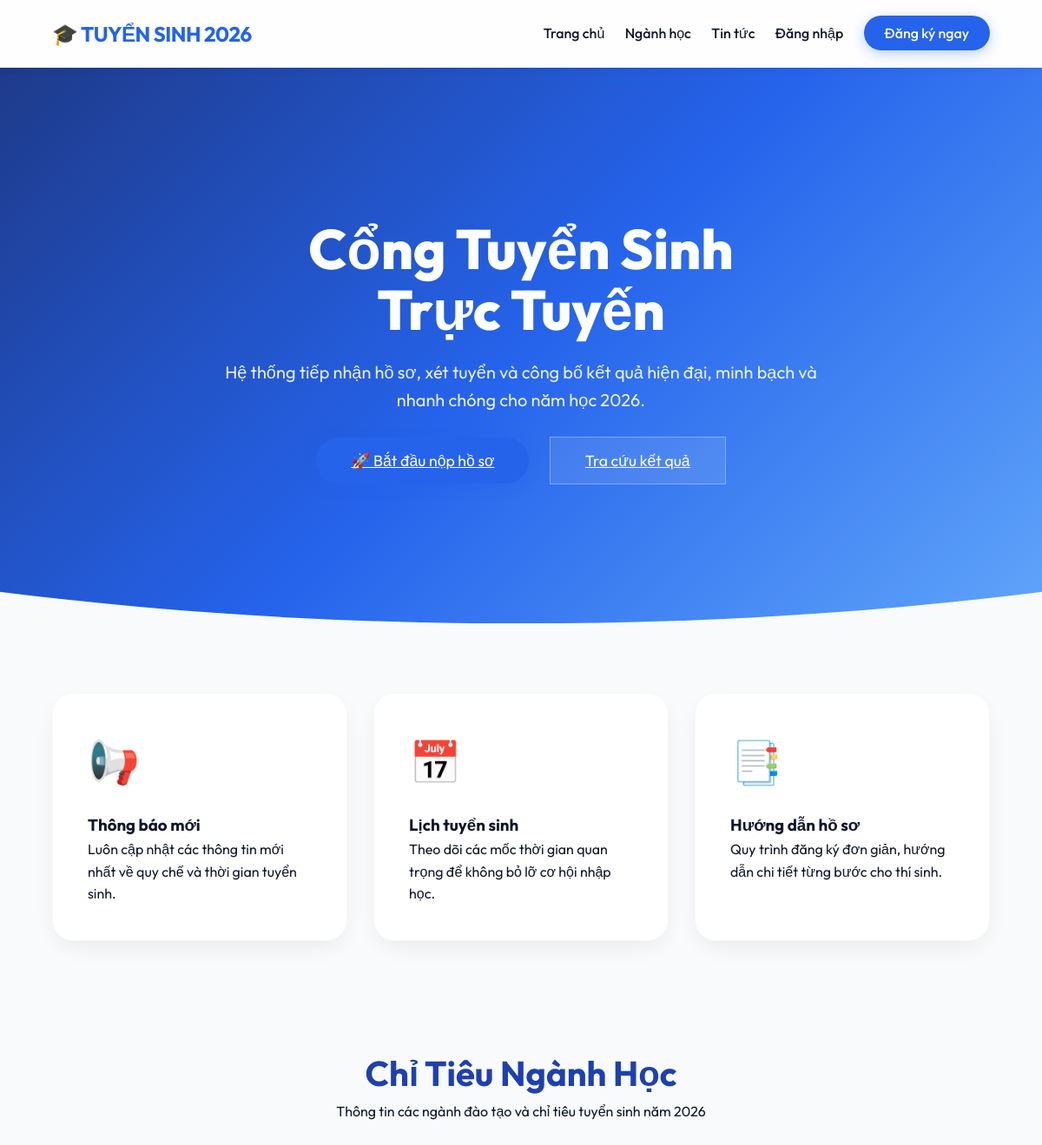
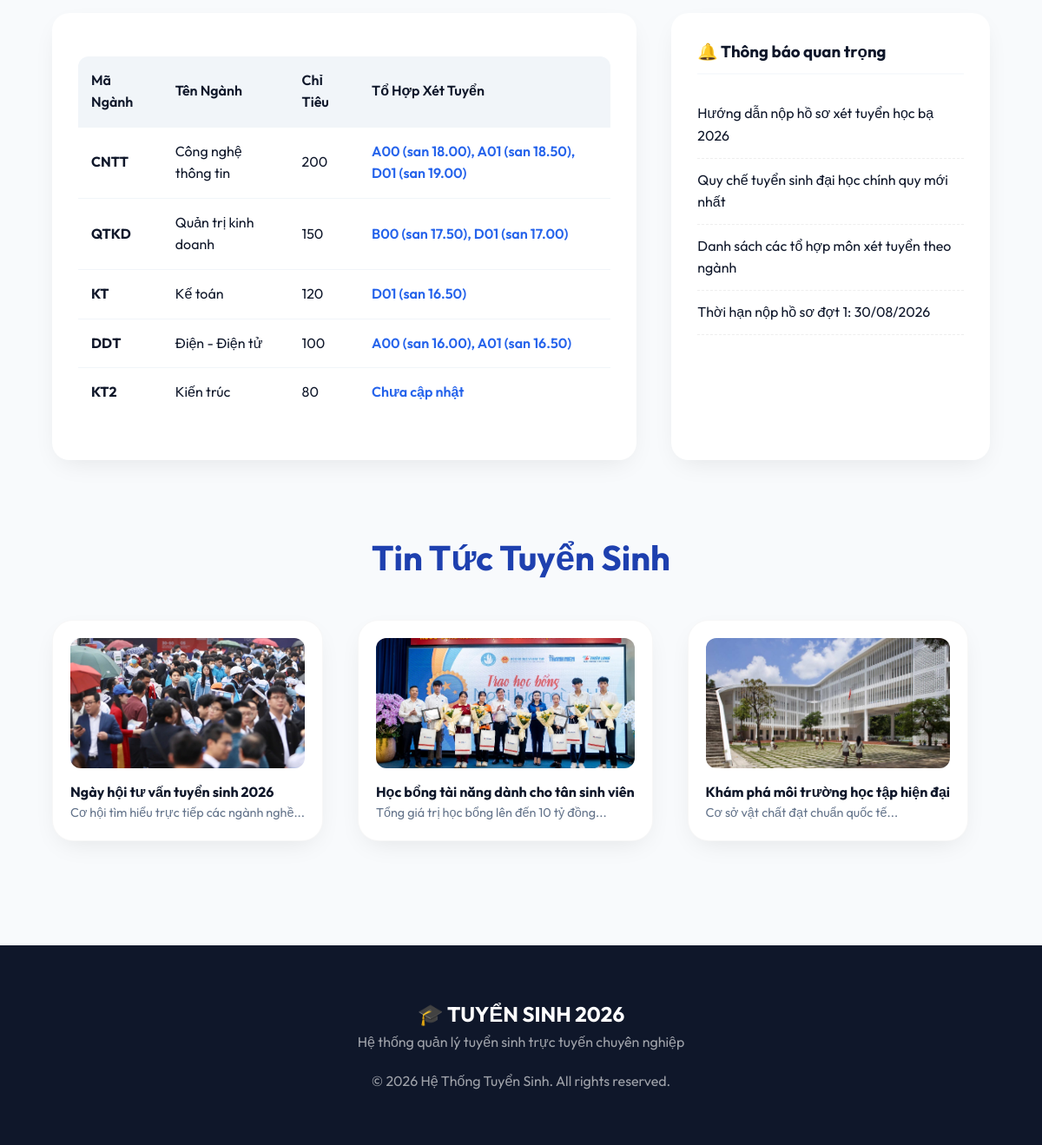
The page / on the database its author committed (2 pictures, top to bottom).
### tables this page shows
CREATE TABLE IF NOT EXISTS nganhhoc (
    id INT AUTO_INCREMENT PRIMARY KEY,
    tennganh VARCHAR(255) NOT NULL,
    ma_nganh VARCHAR(20) UNIQUE,
    chitieu INT DEFAULT 0,
    mo_ta TEXT,
    created_at TIMESTAMP DEFAULT CURRENT_TIMESTAMP
);

### index.php (the view, shortened to what this page needs)
<?php
include 'config/database.php';
?>
<!DOCTYPE html>
<html lang="vi">
<head>
    <link rel="stylesheet" href="assets/css/style.css">
</head>
<body>
    <header>
        <h1>🎓 TUYỂN SINH 2026</h1>
        <nav>
            <a href="index.php">Trang chủ</a>
            <a href="#nganh">Ngành học</a>
            <a href="#tintuc">Tin tức</a>
            <a href="login.php">Đăng nhập</a>
            <a href="controllers/user/register.php" class="btn-primary">Đăng ký ngay</a>
        </nav>
    </header>
    <section class="hero fade-in">
        <h2>Cổng Tuyển Sinh <br>Trực Tuyến</h2>
        <p>Hệ thống tiếp nhận hồ sơ, xét tuyển và công bố kết quả hiện đại, minh bạch và nhanh chóng cho năm học 2026.</p>
        <div class="hero-btns">
            <a href="controllers/user/register.php" class="btn btn-primary">🚀 Bắt đầu nộp hồ sơ</a>
            <a href="login.php" class="btn btn-secondary">Tra cứu kết quả</a>
        </div>
    </section>
    <div class="cards-grid">
        <div class="card fade-in">
            <div class="card-icon">📢</div>
            <h3>Thông báo mới</h3>
            <p>Luôn cập nhật các thông tin mới nhất về quy chế và thời gian tuyển sinh.</p>
        </div>
        <div class="card fade-in">
            <div class="card-icon">📅</div>
            <h3>Lịch tuyển sinh</h3>
            <p>Theo dõi các mốc thời gian quan trọng để không bỏ lỡ cơ hội nhập học.</p>
        </div>
        <div class="card fade-in">
            <div class="card-icon">📑</div>
            <h3>Hướng dẫn hồ sơ</h3>
            <p>Quy trình đăng ký đơn giản, hướng dẫn chi tiết từng bước cho thí sinh.</p>
        </div>
    </div>
    <section id="nganh" class="section-title">
        <h2>Chỉ Tiêu Ngành Học</h2>
        <p>Thông tin các ngành đào tạo và chỉ tiêu tuyển sinh năm 2026</p>
    </section>
    <div class="news-section" style="padding-top: 0;">
        <div class="news-box" style="flex: 2;">
            <div class="table-container">
                <table>
                    <thead>
                        <tr>
                            <th>Mã Ngành</th>
                            <th>Tên Ngành</th>
                            <th>Chỉ Tiêu</th>
                            <th>Tổ Hợp Xét Tuyển</th>
                        </tr>
                    </thead>
                    <tbody>
                        <?php
                        $sql = "SELECT n.*, GROUP_CONCAT(DISTINCT CONCAT(t.ma_tohop, ' (san ', FORMAT(c.diem_san, 2), ')') ORDER BY t.ma_tohop SEPARATOR ', ') as tohop
                                FROM nganhhoc n
                                LEFT JOIN dot_nganh_tohop c ON n.id = c.nganh_id
                                  AND c.dot_id IN (SELECT id FROM dot_tuyensinh WHERE trang_thai = 'Dang mo')
                                LEFT JOIN tohop_xettuyen t ON c.tohop_id = t.id
                                GROUP BY n.id, n.tennganh, n.ma_nganh, n.chitieu, n.mo_ta, n.created_at";
                        $result = mysqli_query($conn, $sql);
                        while($row = mysqli_fetch_assoc($result)) {
                            echo "<tr>";
                            echo "<td><strong>" . $row['ma_nganh'] . "</strong></td>";
                            echo "<td>" . $row['tennganh'] . "</td>";
                            echo "<td>" . $row['chitieu'] . "</td>";
                            echo "<td><span style='color: var(--primary); font-weight:600;'>" . ($row['tohop'] ?? 'Chưa cập nhật') . "</span></td>";
                            echo "</tr>";
                        }
                        ?>
                    </tbody>
                </table>
            </div>
        </div>
        <div class="notice-box">
            <h3>🔔 Thông báo quan trọng</h3>
            <a href="#" class="item-link">Hướng dẫn nộp hồ sơ xét tuyển học bạ 2026</a>
            <a href="#" class="item-link">Quy chế tuyển sinh đại học chính quy mới nhất</a>
            <a href="#" class="item-link">Danh sách các tổ hợp môn xét tuyển theo ngành</a>
            <a href="#" class="item-link">Thời hạn nộp hồ sơ đợt 1: 30/08/2026</a>
        </div>
    </div>
    <section id="tintuc" class="section-title">
        <h2>Tin Tức Tuyển Sinh</h2>
    </section>
    <div class="news-section" style="padding-top: 0; margin-bottom: 80px;">
    <div class="card" style="padding: 20px;">
        <div style="height: 150px; border-radius: 12px; margin-bottom: 15px; overflow: hidden;">
            <img src="assets/images/ngay-hoi-tvts-hai-duong-nguyen-khanh-3-1740881457558808668878.jpg"
                 style="width: 100%; height: 100%; object-fit: cover;">
        </div>
        <h4>Ngày hội tư vấn tuyển sinh 2026</h4>
        <p style="font-size: 0.9rem; color: var(--text-muted);">
            Cơ hội tìm hiểu trực tiếp các ngành nghề...
        </p>
    </div>
    <div class="card" style="padding: 20px;">
        <div style="height: 150px; border-radius: 12px; margin-bottom: 15px; overflow: hidden;">
            <img src="assets/images/684084-74t05053.jpg"
                 style="width: 100%; height: 100%; object-fit: cover;">
        </div>
        <h4>Học bổng tài năng dành cho tân sinh viên</h4>
        <p style="font-size: 0.9rem; color: var(--text-muted);">
            Tổng giá trị học bổng lên đến 10 tỷ đồng...
        </p>
    </div>
    <div class="card" style="padding: 20px;">
        <div style="height: 150px; border-radius: 12px; margin-bottom: 15px; overflow: hidden;">
            <img src="assets/images/truong.jpg"
                 style="width: 100%; height: 100%; object-fit: cover;">
        </div>
        <h4>Khám phá môi trường học tập hiện đại</h4>
        <p style="font-size: 0.9rem; color: var(--text-muted);">
            Cơ sở vật chất đạt chuẩn quốc tế...
        </p>
    </div>
</div>
    <footer>
        <div style="margin-bottom: 20px;">
            <h2 style="color: white;">🎓 TUYỂN SINH 2026</h2>
            <p>Hệ thống quản lý tuyển sinh trực tuyến chuyên nghiệp</p>
        </div>
        <p>© 2026 Hệ Thống Tuyển Sinh. All rights reserved.</p>
    </footer>
</body>
</html>

### assets/css/style.css (style rules this page uses)
:root { --primary: #2563eb; --primary-dark: #1e40af; --secondary: #f59e0b; --accent: #8b5cf6; --bg-light: #f8fafc; --text-main: #0f172a; --text-muted: #64748b; --glass: rgba(255, 255, 255, 0.8); --shadow: 0 10px 30px -10px rgba(0, 0, 0, 0.1); --grad: linear-gradient(135deg, #1e3a8a, #2563eb, #60a5fa); }
* { margin: 0; padding: 0; box-sizing: border-box; }
body { font-family: 'Outfit', sans-serif; background-color: var(--bg-light); color: var(--text-main); line-height: 1.6; overflow-x: hidden; }
.fade-in { animation: fadeInUp 0.8s ease forwards; }
header { background: var(--glass); backdrop-filter: blur(10px); padding: 20px 5%; display: flex; justify-content: space-between; align-items: center; position: sticky; top: 0; z-index: 1000; box-shadow: 0 4px 6px -1px rgba(0, 0, 0, 0.05); }
header h1 { font-size: 1.5rem; color: var(--primary); font-weight: 700; letter-spacing: -0.5px; }
nav a { text-decoration: none; color: var(--text-main); margin-left: 20px; font-weight: 500; transition: 0.3s; }
.btn-primary { background: var(--primary); color: white !important; padding: 10px 24px; border-radius: 50px; box-shadow: 0 4px 15px rgba(37, 99, 235, 0.3); }
.hero { min-height: 80vh; background: var(--grad); display: flex; flex-direction: column; justify-content: center; align-items: center; text-align: center; color: white; padding: 60px 20px; position: relative; clip-path: ellipse(150% 100% at 50% 0%); }
.hero h2 { font-size: 4rem; line-height: 1.1; margin-bottom: 20px; font-weight: 800; }
.hero p { font-size: 1.25rem; max-width: 700px; opacity: 0.9; margin-bottom: 40px; }
.hero-btns .btn { padding: 15px 40px; font-size: 1.1rem; margin: 10px; }
.btn-secondary { background: rgba(255, 255, 255, 0.1); color: white; border: 1px solid rgba(255, 255, 255, 0.3); backdrop-filter: blur(5px); }
.cards-grid { display: grid; grid-template-columns: repeat(auto-fit, minmax(280px, 1fr)); gap: 30px; padding: 80px 5%; }
.card { background: white; padding: 40px; border-radius: 24px; box-shadow: var(--shadow); transition: 0.4s; border: 1px solid rgba(0,0,0,0.03); }
.card-icon { font-size: 3rem; margin-bottom: 20px; display: inline-block; }
.section-title { text-align: center; padding: 40px 0; }
.section-title h2 { font-size: 2.5rem; color: var(--primary-dark); }
.news-section { padding: 40px 5%; display: flex; gap: 40px; flex-wrap: wrap; }
.news-box, .notice-box { flex: 1; min-width: 300px; background: white; padding: 30px; border-radius: 20px; box-shadow: var(--shadow); }
.news-box h3, .notice-box h3 { margin-bottom: 20px; border-bottom: 2px solid var(--bg-light); padding-bottom: 10px; }
.item-link { display: block; padding: 12px 0; text-decoration: none; color: var(--text-main); border-bottom: 1px dashed #eee; transition: 0.2s; }
footer { background: #0f172a; color: rgba(255, 255, 255, 0.6); padding: 60px 5%; text-align: center; }
.table-container { overflow-x: auto; margin: 20px 0; }
table { width: 100%; border-collapse: collapse; background: white; border-radius: 12px; overflow: hidden; }
th { background: #f1f5f9; padding: 15px; text-align: left; font-weight: 600; }
td { padding: 15px; border-top: 1px solid #f1f5f9; }

### rows shown on the page
nganhhoc: ma_nganh "CNTT", tennganh "Công nghệ thông tin", chitieu "200", tohop "A00 (san 18.00), A01 (san 18.50), D01 (san 19.00)"
nganhhoc: ma_nganh "QTKD", tennganh "Quản trị kinh doanh", chitieu "150", tohop "B00 (san 17.50), D01 (san 17.00)"
nganhhoc: ma_nganh "KT", tennganh "Kế toán", chitieu "120", tohop "D01 (san 16.50)"
nganhhoc: ma_nganh "DDT", tennganh "Điện - Điện tử", chitieu "100", tohop "A00 (san 16.00), A01 (san 16.50)"
nganhhoc: ma_nganh "KT2", tennganh "Kiến trúc", chitieu "80", tohop "Chưa cập nhật"
